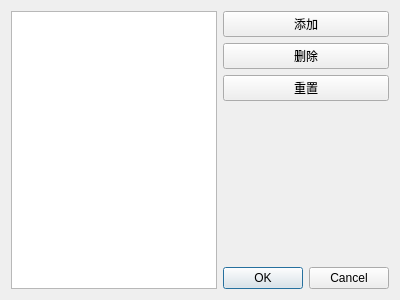
<?xml version="1.0" encoding="UTF-8"?>
<ui version="4.0">
 <class>ConfigDialog</class>
 <widget class="QDialog" name="ConfigDialog">
  <property name="geometry">
   <rect>
    <x>100</x>
    <y>100</y>
    <width>400</width>
    <height>300</height>
   </rect>
  </property>
  <property name="windowTitle">
   <string>配置股票列表</string>
  </property>
  <layout class="QHBoxLayout" name="horizontalLayout">
   <!-- 左侧股票列表（用item包裹） -->
   <item>
    <widget class="QListWidget" name="listWidget">
     <property name="selectionMode">
      <enum>QAbstractItemView::ExtendedSelection</enum> <!-- 支持多选 -->
     </property>
    </widget>
   </item>
   <!-- 右侧按钮区域（子布局用item包裹） -->
   <item>
    <layout class="QVBoxLayout" name="verticalLayout">
     <item>
      <widget class="QPushButton" name="addButton">
       <property name="text">
        <string>添加</string>
       </property>
      </widget>
     </item>
     <item>
      <widget class="QPushButton" name="removeButton">
       <property name="text">
        <string>删除</string>
       </property>
      </widget>
     </item>
     <item>
      <widget class="QPushButton" name="resetButton">
       <property name="text">
        <string>重置</string>
       </property>
      </widget>
     </item>
     <item>
      <spacer name="verticalSpacer">
       <property name="orientation">
        <enum>Qt::Vertical</enum>
       </property>
       <property name="sizeHint" stdset="0">
        <size>
         <width>20</width>
         <height>40</height>
        </size>
       </property>
      </spacer>
     </item>
     <item>
      <widget class="QDialogButtonBox" name="buttonBox">
       <property name="standardButtons">
        <set>QDialogButtonBox::Cancel|QDialogButtonBox::Ok</set>
       </property>
      </widget>
     </item>
    </layout>
   </item>
  </layout>
 </widget>
 <resources/>
 <connections>
  <connection>
   <sender>buttonBox</sender>
   <signal>accepted()</signal>
   <receiver>ConfigDialog</receiver>
   <slot>accept()</slot>
   <hints>
    <hint type="sourcelabel">
     <x>248</x>
     <y>254</y>
    </hint>
    <hint type="destinationlabel">
     <x>157</x>
     <y>274</y>
    </hint>
   </hints>
  </connection>
  <connection>
   <sender>buttonBox</sender>
   <signal>rejected()</signal>
   <receiver>ConfigDialog</receiver>
   <slot>reject()</slot>
   <hints>
    <hint type="sourcelabel">
     <x>316</x>
     <y>260</y>
    </hint>
    <hint type="destinationlabel">
     <x>286</x>
     <y>274</y>
    </hint>
   </hints>
  </connection>
 </connections>
</ui>
